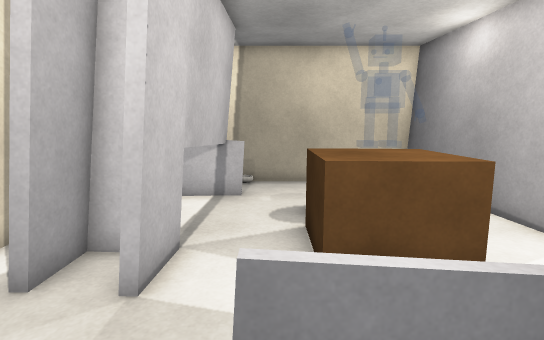
View 1 (above)

12 first-person views from a walk through a 3-D level made in the Unity game engine. The camera is 1.3 m above the floor, tilts 8° down and sees 80° across. The floor is counted in squares, 0.5 m on a side. Each view is taken from the middle of a square. On the plan, view 1 faces up. The plan holds only what a view shows up to about 20 squares ahead; the rest is blank. The place goes on beyond the plan.

View 2
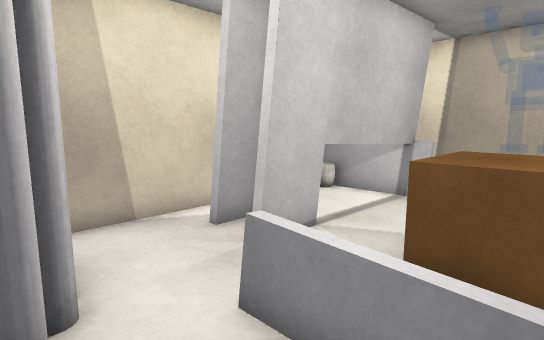

View 3
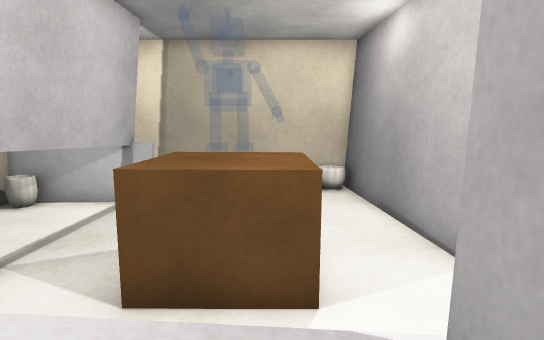

View 4
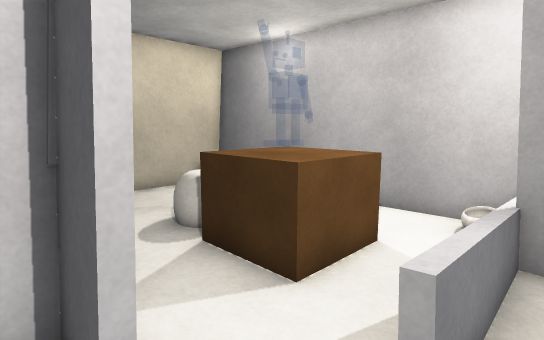

View 5
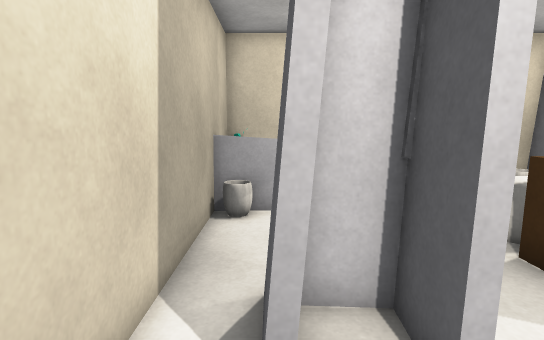

View 6
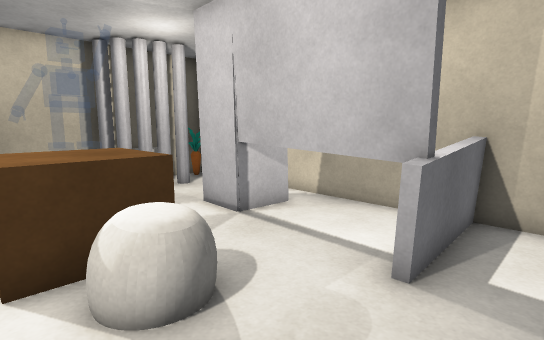

View 7
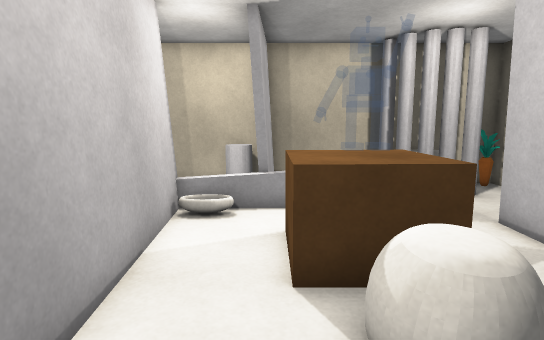

View 8
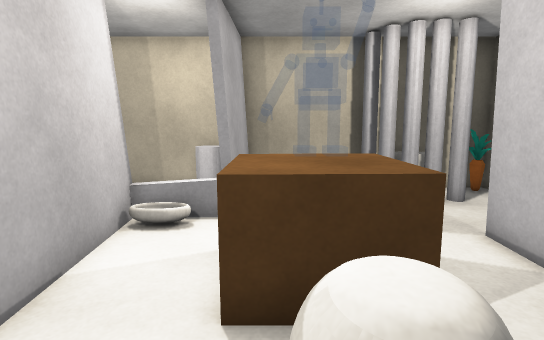

View 9
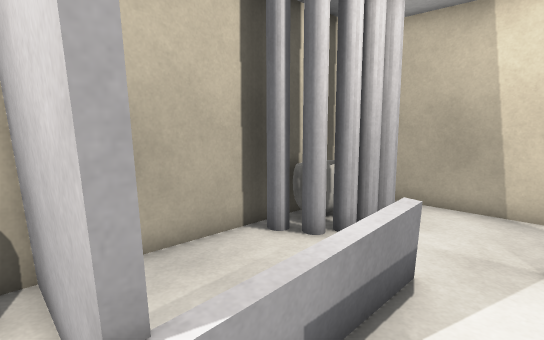

View 10
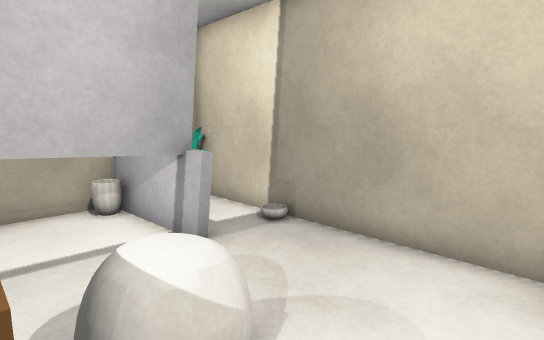

View 11
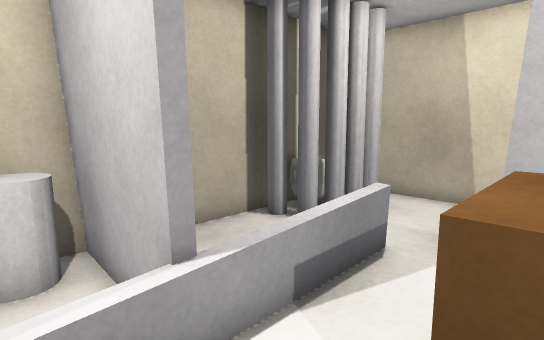

View 12
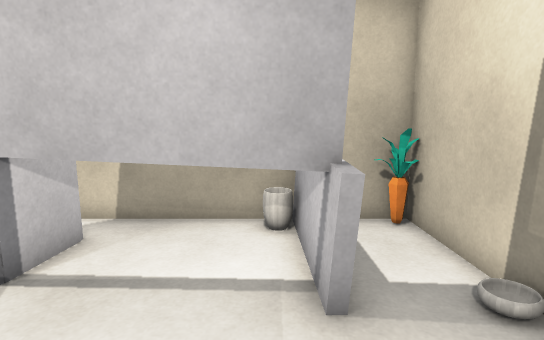

### Floor plan
Key: @ floor where view 1 was taken; # wall or solid block; x gap in a wall; . main floor; : floor 0.25 m higher than the main floor; = window, fence, low wall or low ledge; T thing the floor can be seen under or through; O other object.
Columns run from 6 left of view 1 to 9 right of it. Each row starts with its distance up from view 1.
 15 #############
 14 #O.........:#
 13 #...........##
 12 #===#=......##
 11 # ..T ......##
 10 #...T..OOO..=#
  9 #...T..OOO.. #
  8 #...T..OOOO..#
  7 #.TTT..OOOO..#
  6 #.#TT..OOOO..#
  5 #.#.T..OOOO..#
  4 #............#
  3 #.....=x==##O#
  2 #.........##
  1 #.####....#..
  0 #O#=##@...#OO
 -1 #O#  ###########

Positions as (right, up) in squares from view 1, and headings:
1: (0, 0), facing up
2: (3, 0), facing up-left
3: (3, 1), facing up
4: (-3, 2), facing up-right
5: (-4, 2), facing up
6: (4, 14), facing down-left
7: (4, 13), facing down
8: (3, 12), facing down
9: (5, 5), facing down-left
10: (5, 8), facing up-left
11: (6, 6), facing down-left
12: (3, 11), facing left
